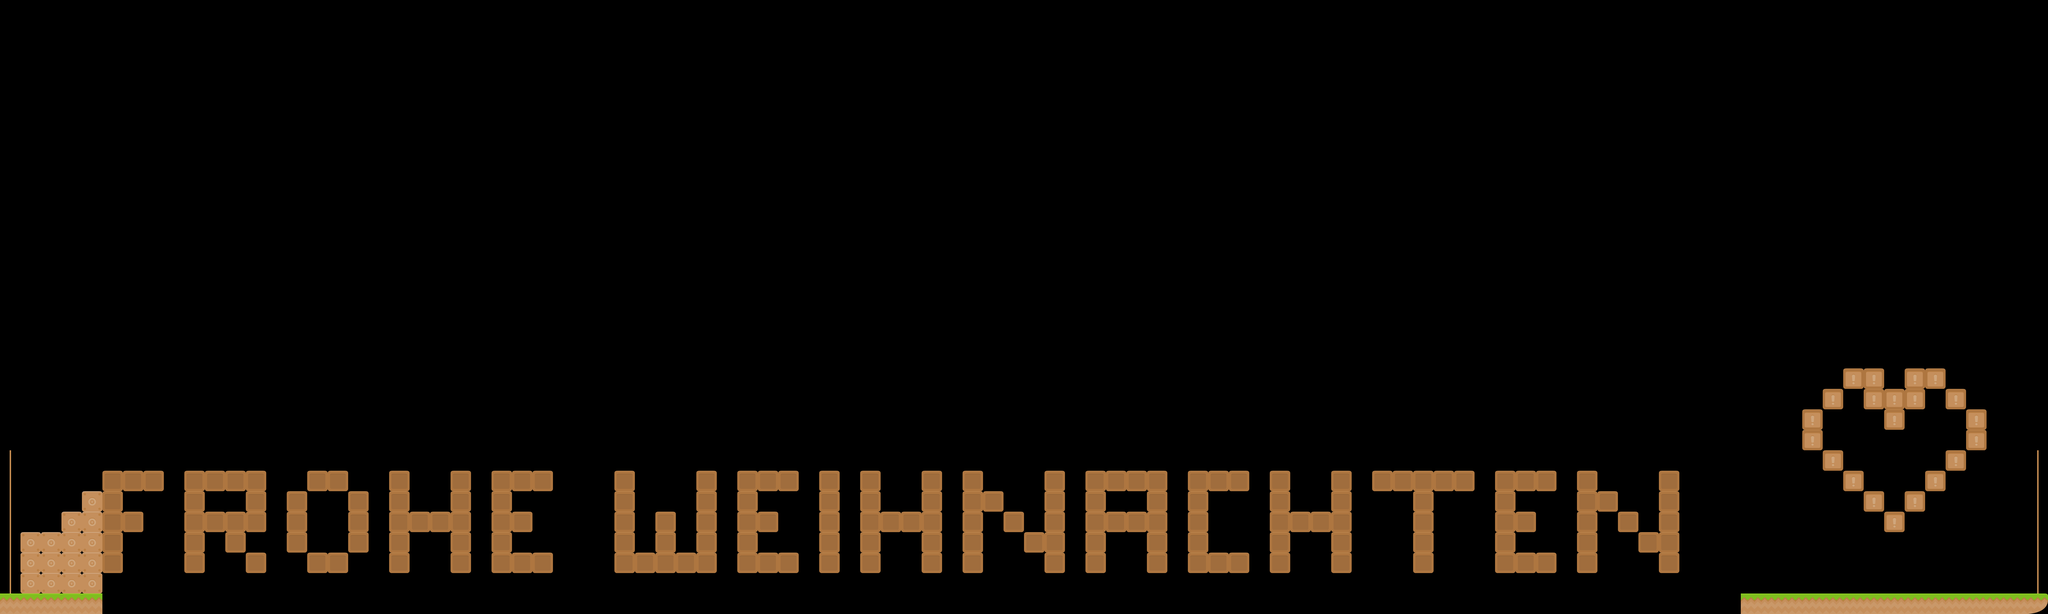

The image is a tile-based game level rendered from a .tmx file. Its description and source (layers, tilesets, objects; grid data summarised) follow:
An orthogonal 100x30 tile map with 70x70 px tiles, 2 tile layers (Kachelebene 1, Kachelebene 2).

<map version="1.0" orientation="orthogonal" width="100" height="30" tilewidth="70" tileheight="70">
 <tileset firstgid="1" name="tileset" tilewidth="70" tileheight="70">
  <image source="../images/tileset.png" trans="ff00ff" width="1024" height="1024" />
 </tileset>
 <layer name="Kachelebene 1" width="100" height="30">
  <data>[3000 cells, 246 non-empty, 6 distinct tile ids]</data>
 </layer>
 <layer name="Kachelebene 2" width="100" height="30">
  <data>[3000 cells, 0 non-empty, 0 distinct tile ids]</data>
 </layer>
</map>
